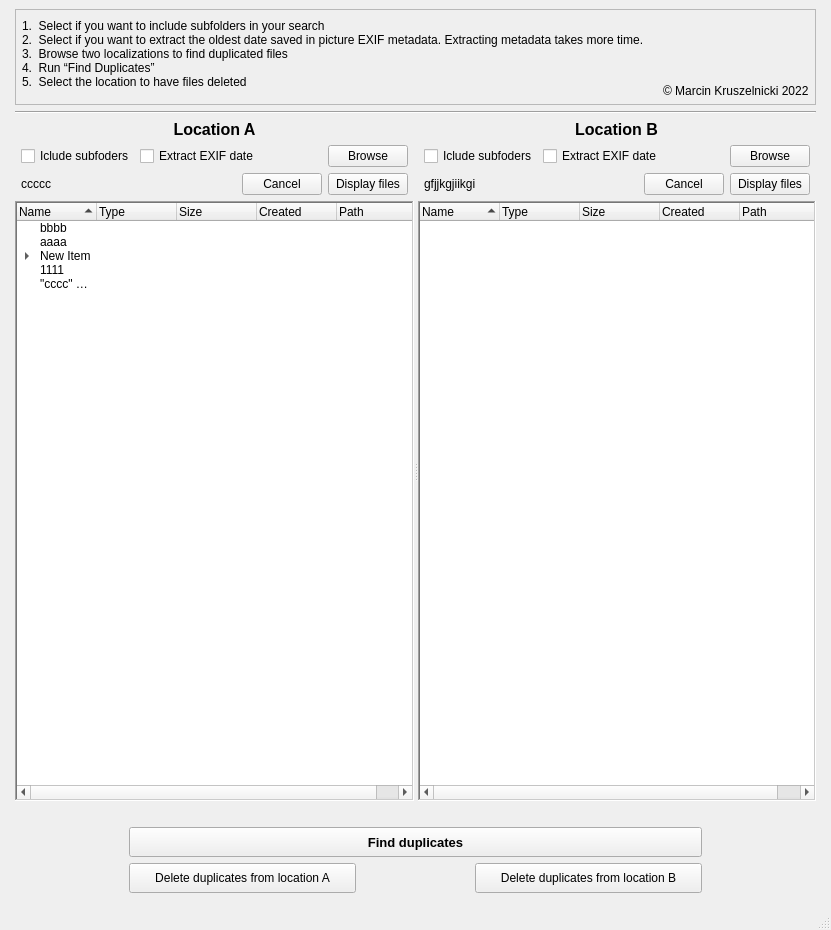
<?xml version="1.0" encoding="UTF-8"?>
<ui version="4.0">
 <class>MainWindow</class>
 <widget class="QMainWindow" name="MainWindow">
  <property name="enabled">
   <bool>true</bool>
  </property>
  <property name="geometry">
   <rect>
    <x>0</x>
    <y>0</y>
    <width>831</width>
    <height>930</height>
   </rect>
  </property>
  <property name="sizePolicy">
   <sizepolicy hsizetype="Expanding" vsizetype="Expanding">
    <horstretch>0</horstretch>
    <verstretch>0</verstretch>
   </sizepolicy>
  </property>
  <property name="windowTitle">
   <string>File Duplicates Editor</string>
  </property>
  <property name="locale">
   <locale language="English" country="UnitedKingdom"/>
  </property>
  <widget class="QWidget" name="centralwidget">
   <layout class="QVBoxLayout" name="verticalLayout_8">
    <item>
     <layout class="QVBoxLayout" name="verticalLayout_7">
      <property name="leftMargin">
       <number>6</number>
      </property>
      <property name="rightMargin">
       <number>6</number>
      </property>
      <property name="bottomMargin">
       <number>6</number>
      </property>
      <item>
       <widget class="QFrame" name="frame">
        <property name="sizePolicy">
         <sizepolicy hsizetype="Preferred" vsizetype="Maximum">
          <horstretch>0</horstretch>
          <verstretch>0</verstretch>
         </sizepolicy>
        </property>
        <property name="maximumSize">
         <size>
          <width>16777215</width>
          <height>96</height>
         </size>
        </property>
        <property name="frameShape">
         <enum>QFrame::StyledPanel</enum>
        </property>
        <property name="frameShadow">
         <enum>QFrame::Raised</enum>
        </property>
        <layout class="QHBoxLayout" name="horizontalLayout_8">
         <property name="spacing">
          <number>0</number>
         </property>
         <property name="leftMargin">
          <number>6</number>
         </property>
         <property name="topMargin">
          <number>0</number>
         </property>
         <property name="rightMargin">
          <number>6</number>
         </property>
         <property name="bottomMargin">
          <number>6</number>
         </property>
         <item alignment="Qt::AlignVCenter">
          <widget class="QLabel" name="label_7">
           <property name="sizePolicy">
            <sizepolicy hsizetype="Expanding" vsizetype="Maximum">
             <horstretch>0</horstretch>
             <verstretch>0</verstretch>
            </sizepolicy>
           </property>
           <property name="maximumSize">
            <size>
             <width>15000</width>
             <height>92</height>
            </size>
           </property>
           <property name="text">
            <string>1.  Select if you want to include subfolders in your search
2.  Select if you want to extract the oldest date saved in picture EXIF metadata. Extracting metadata takes more time. 
3.  Browse two localizations to find duplicated files
4.  Run “Find Duplicates”
5.  Select the location to have files deleted</string>
           </property>
           <property name="textFormat">
            <enum>Qt::AutoText</enum>
           </property>
           <property name="wordWrap">
            <bool>true</bool>
           </property>
           <property name="margin">
            <number>0</number>
           </property>
           <property name="indent">
            <number>0</number>
           </property>
           <property name="openExternalLinks">
            <bool>false</bool>
           </property>
          </widget>
         </item>
         <item alignment="Qt::AlignBottom">
          <widget class="QLabel" name="label_12">
           <property name="text">
            <string>© Marcin Kruszelnicki 2022</string>
           </property>
          </widget>
         </item>
        </layout>
       </widget>
      </item>
      <item>
       <widget class="Line" name="line">
        <property name="orientation">
         <enum>Qt::Horizontal</enum>
        </property>
       </widget>
      </item>
      <item>
       <widget class="QSplitter" name="splitter">
        <property name="orientation">
         <enum>Qt::Horizontal</enum>
        </property>
        <widget class="QWidget" name="verticalLayoutWidget">
         <layout class="QVBoxLayout" name="verticalLayout">
          <item>
           <layout class="QHBoxLayout" name="horizontalLayout_3" stretch="0">
            <property name="leftMargin">
             <number>6</number>
            </property>
            <property name="topMargin">
             <number>0</number>
            </property>
            <property name="rightMargin">
             <number>6</number>
            </property>
            <item>
             <widget class="QLabel" name="label">
              <property name="text">
               <string>&lt;html&gt;&lt;head/&gt;&lt;body&gt;&lt;p align=&quot;center&quot;&gt;&lt;span style=&quot; font-size:12pt; font-weight:600;&quot;&gt;Location A&lt;/span&gt;&lt;/p&gt;&lt;/body&gt;&lt;/html&gt;</string>
              </property>
             </widget>
            </item>
           </layout>
          </item>
          <item>
           <layout class="QHBoxLayout" name="horizontalLayout_6" stretch="0,0,0,0">
            <property name="leftMargin">
             <number>6</number>
            </property>
            <property name="topMargin">
             <number>0</number>
            </property>
            <property name="rightMargin">
             <number>6</number>
            </property>
            <item>
             <widget class="QCheckBox" name="subfolders_A">
              <property name="cursor">
               <cursorShape>PointingHandCursor</cursorShape>
              </property>
              <property name="toolTip">
               <string/>
              </property>
              <property name="text">
               <string>Iclude subfoders</string>
              </property>
             </widget>
            </item>
            <item>
             <widget class="QCheckBox" name="find_EXIF_A">
              <property name="cursor">
               <cursorShape>PointingHandCursor</cursorShape>
              </property>
              <property name="toolTip">
               <string>&lt;html&gt;&lt;head/&gt;&lt;body&gt;&lt;p&gt;It might take much longer to search for duplicates with this option on &lt;/p&gt;&lt;/body&gt;&lt;/html&gt;</string>
              </property>
              <property name="text">
               <string>Extract EXIF date</string>
              </property>
             </widget>
            </item>
            <item>
             <widget class="QLabel" name="path_label_A_2">
              <property name="text">
               <string/>
              </property>
             </widget>
            </item>
            <item>
             <widget class="QPushButton" name="Browse_A">
              <property name="sizePolicy">
               <sizepolicy hsizetype="Fixed" vsizetype="Fixed">
                <horstretch>0</horstretch>
                <verstretch>0</verstretch>
               </sizepolicy>
              </property>
              <property name="cursor">
               <cursorShape>PointingHandCursor</cursorShape>
              </property>
              <property name="text">
               <string>Browse</string>
              </property>
              <property name="default">
               <bool>false</bool>
              </property>
              <property name="flat">
               <bool>false</bool>
              </property>
             </widget>
            </item>
           </layout>
          </item>
          <item>
           <layout class="QHBoxLayout" name="horizontalLayout_4" stretch="0,0,0">
            <property name="leftMargin">
             <number>6</number>
            </property>
            <property name="topMargin">
             <number>0</number>
            </property>
            <property name="rightMargin">
             <number>6</number>
            </property>
            <item>
             <widget class="QLabel" name="path_label_A">
              <property name="text">
               <string>ccccc</string>
              </property>
              <property name="wordWrap">
               <bool>true</bool>
              </property>
              <property name="openExternalLinks">
               <bool>true</bool>
              </property>
             </widget>
            </item>
            <item>
             <widget class="QPushButton" name="cancel_A">
              <property name="sizePolicy">
               <sizepolicy hsizetype="Fixed" vsizetype="Fixed">
                <horstretch>0</horstretch>
                <verstretch>0</verstretch>
               </sizepolicy>
              </property>
              <property name="cursor">
               <cursorShape>PointingHandCursor</cursorShape>
              </property>
              <property name="text">
               <string>Cancel</string>
              </property>
              <property name="default">
               <bool>false</bool>
              </property>
              <property name="flat">
               <bool>false</bool>
              </property>
             </widget>
            </item>
            <item>
             <widget class="QPushButton" name="display_files_A">
              <property name="sizePolicy">
               <sizepolicy hsizetype="Fixed" vsizetype="Fixed">
                <horstretch>0</horstretch>
                <verstretch>0</verstretch>
               </sizepolicy>
              </property>
              <property name="cursor">
               <cursorShape>PointingHandCursor</cursorShape>
              </property>
              <property name="text">
               <string>Display files</string>
              </property>
              <property name="default">
               <bool>false</bool>
              </property>
              <property name="flat">
               <bool>false</bool>
              </property>
             </widget>
            </item>
           </layout>
          </item>
          <item>
           <widget class="QTreeWidget" name="tree_A">
            <property name="enabled">
             <bool>true</bool>
            </property>
            <property name="contextMenuPolicy">
             <enum>Qt::NoContextMenu</enum>
            </property>
            <property name="acceptDrops">
             <bool>true</bool>
            </property>
            <property name="layoutDirection">
             <enum>Qt::LeftToRight</enum>
            </property>
            <property name="autoFillBackground">
             <bool>false</bool>
            </property>
            <property name="styleSheet">
             <string notr="true"/>
            </property>
            <property name="frameShape">
             <enum>QFrame::WinPanel</enum>
            </property>
            <property name="lineWidth">
             <number>1</number>
            </property>
            <property name="midLineWidth">
             <number>0</number>
            </property>
            <property name="sizeAdjustPolicy">
             <enum>QAbstractScrollArea::AdjustIgnored</enum>
            </property>
            <property name="editTriggers">
             <set>QAbstractItemView::DoubleClicked|QAbstractItemView::EditKeyPressed</set>
            </property>
            <property name="showDropIndicator" stdset="0">
             <bool>true</bool>
            </property>
            <property name="selectionMode">
             <enum>QAbstractItemView::MultiSelection</enum>
            </property>
            <property name="selectionBehavior">
             <enum>QAbstractItemView::SelectRows</enum>
            </property>
            <property name="iconSize">
             <size>
              <width>16</width>
              <height>16</height>
             </size>
            </property>
            <property name="rootIsDecorated">
             <bool>true</bool>
            </property>
            <property name="itemsExpandable">
             <bool>true</bool>
            </property>
            <property name="sortingEnabled">
             <bool>true</bool>
            </property>
            <property name="animated">
             <bool>true</bool>
            </property>
            <property name="allColumnsShowFocus">
             <bool>true</bool>
            </property>
            <property name="wordWrap">
             <bool>true</bool>
            </property>
            <property name="columnCount">
             <number>5</number>
            </property>
            <attribute name="headerVisible">
             <bool>true</bool>
            </attribute>
            <attribute name="headerCascadingSectionResizes">
             <bool>false</bool>
            </attribute>
            <attribute name="headerMinimumSectionSize">
             <number>30</number>
            </attribute>
            <attribute name="headerDefaultSectionSize">
             <number>80</number>
            </attribute>
            <attribute name="headerHighlightSections">
             <bool>false</bool>
            </attribute>
            <attribute name="headerShowSortIndicator" stdset="0">
             <bool>true</bool>
            </attribute>
            <attribute name="headerStretchLastSection">
             <bool>true</bool>
            </attribute>
            <column>
             <property name="text">
              <string>Name</string>
             </property>
            </column>
            <column>
             <property name="text">
              <string>Type</string>
             </property>
            </column>
            <column>
             <property name="text">
              <string>Size</string>
             </property>
            </column>
            <column>
             <property name="text">
              <string>Created</string>
             </property>
            </column>
            <column>
             <property name="text">
              <string>Path</string>
             </property>
            </column>
            <item>
             <property name="text">
              <string>New Item</string>
             </property>
             <property name="text">
              <string/>
             </property>
             <property name="text">
              <string/>
             </property>
             <property name="text">
              <string/>
             </property>
             <property name="text">
              <string/>
             </property>
             <item>
              <property name="text">
               <string>New Subitem</string>
              </property>
              <property name="text">
               <string/>
              </property>
              <property name="text">
               <string/>
              </property>
              <property name="text">
               <string/>
              </property>
              <property name="text">
               <string/>
              </property>
             </item>
            </item>
            <item>
             <property name="text">
              <string>bbbb</string>
             </property>
            </item>
            <item>
             <property name="text">
              <string>aaaa</string>
             </property>
            </item>
            <item>
             <property name="text">
              <string>1111</string>
             </property>
            </item>
            <item>
             <property name="text">
              <string>&quot;cccc&quot; &quot;dup&quot;</string>
             </property>
             <property name="textAlignment">
              <set>AlignTrailing|AlignVCenter</set>
             </property>
            </item>
           </widget>
          </item>
          <item alignment="Qt::AlignLeft">
           <widget class="QLabel" name="label_A">
            <property name="minimumSize">
             <size>
              <width>60</width>
              <height>0</height>
             </size>
            </property>
            <property name="text">
             <string/>
            </property>
           </widget>
          </item>
         </layout>
        </widget>
        <widget class="QWidget" name="verticalLayoutWidget_2">
         <layout class="QVBoxLayout" name="verticalLayout_3">
          <item>
           <layout class="QHBoxLayout" name="horizontalLayout_2" stretch="1">
            <property name="leftMargin">
             <number>6</number>
            </property>
            <property name="topMargin">
             <number>0</number>
            </property>
            <property name="rightMargin">
             <number>6</number>
            </property>
            <item alignment="Qt::AlignHCenter">
             <widget class="QLabel" name="label_2">
              <property name="text">
               <string>&lt;html&gt;&lt;head/&gt;&lt;body&gt;&lt;p align=&quot;center&quot;&gt;&lt;span style=&quot; font-size:12pt; font-weight:600;&quot;&gt;Location B&lt;/span&gt;&lt;/p&gt;&lt;/body&gt;&lt;/html&gt;</string>
              </property>
             </widget>
            </item>
           </layout>
          </item>
          <item>
           <layout class="QHBoxLayout" name="horizontalLayout_10" stretch="0,0,0,0">
            <property name="leftMargin">
             <number>6</number>
            </property>
            <property name="topMargin">
             <number>0</number>
            </property>
            <property name="rightMargin">
             <number>6</number>
            </property>
            <item>
             <widget class="QCheckBox" name="subfolders_B">
              <property name="cursor">
               <cursorShape>PointingHandCursor</cursorShape>
              </property>
              <property name="toolTip">
               <string/>
              </property>
              <property name="text">
               <string>Iclude subfoders</string>
              </property>
             </widget>
            </item>
            <item>
             <widget class="QCheckBox" name="find_EXIF_B">
              <property name="cursor">
               <cursorShape>PointingHandCursor</cursorShape>
              </property>
              <property name="toolTip">
               <string>&lt;html&gt;&lt;head/&gt;&lt;body&gt;&lt;p&gt;It might take much longer to search for duplicates with this option on &lt;/p&gt;&lt;/body&gt;&lt;/html&gt;</string>
              </property>
              <property name="text">
               <string>Extract EXIF date</string>
              </property>
             </widget>
            </item>
            <item>
             <widget class="QLabel" name="path_label_B_2">
              <property name="text">
               <string/>
              </property>
             </widget>
            </item>
            <item>
             <widget class="QPushButton" name="Browse_B">
              <property name="sizePolicy">
               <sizepolicy hsizetype="Fixed" vsizetype="Fixed">
                <horstretch>0</horstretch>
                <verstretch>0</verstretch>
               </sizepolicy>
              </property>
              <property name="cursor">
               <cursorShape>PointingHandCursor</cursorShape>
              </property>
              <property name="text">
               <string>Browse</string>
              </property>
              <property name="default">
               <bool>false</bool>
              </property>
              <property name="flat">
               <bool>false</bool>
              </property>
             </widget>
            </item>
           </layout>
          </item>
          <item>
           <layout class="QHBoxLayout" name="horizontalLayout_5" stretch="0,0,0">
            <property name="leftMargin">
             <number>6</number>
            </property>
            <property name="topMargin">
             <number>0</number>
            </property>
            <property name="rightMargin">
             <number>6</number>
            </property>
            <item alignment="Qt::AlignLeft">
             <widget class="QLabel" name="path_label_B">
              <property name="text">
               <string>gfjjkgjiikgi</string>
              </property>
              <property name="alignment">
               <set>Qt::AlignLeading|Qt::AlignLeft|Qt::AlignVCenter</set>
              </property>
             </widget>
            </item>
            <item>
             <widget class="QPushButton" name="cancel_B">
              <property name="sizePolicy">
               <sizepolicy hsizetype="Fixed" vsizetype="Fixed">
                <horstretch>0</horstretch>
                <verstretch>0</verstretch>
               </sizepolicy>
              </property>
              <property name="cursor">
               <cursorShape>PointingHandCursor</cursorShape>
              </property>
              <property name="text">
               <string>Cancel</string>
              </property>
              <property name="default">
               <bool>false</bool>
              </property>
              <property name="flat">
               <bool>false</bool>
              </property>
             </widget>
            </item>
            <item>
             <widget class="QPushButton" name="display_files_B">
              <property name="sizePolicy">
               <sizepolicy hsizetype="Fixed" vsizetype="Fixed">
                <horstretch>0</horstretch>
                <verstretch>0</verstretch>
               </sizepolicy>
              </property>
              <property name="cursor">
               <cursorShape>PointingHandCursor</cursorShape>
              </property>
              <property name="text">
               <string>Display files</string>
              </property>
              <property name="default">
               <bool>false</bool>
              </property>
              <property name="flat">
               <bool>false</bool>
              </property>
             </widget>
            </item>
           </layout>
          </item>
          <item>
           <widget class="QTreeWidget" name="tree_B">
            <property name="enabled">
             <bool>true</bool>
            </property>
            <property name="sizePolicy">
             <sizepolicy hsizetype="Expanding" vsizetype="Expanding">
              <horstretch>0</horstretch>
              <verstretch>0</verstretch>
             </sizepolicy>
            </property>
            <property name="cursor" stdset="0">
             <cursorShape>ArrowCursor</cursorShape>
            </property>
            <property name="contextMenuPolicy">
             <enum>Qt::NoContextMenu</enum>
            </property>
            <property name="layoutDirection">
             <enum>Qt::LeftToRight</enum>
            </property>
            <property name="frameShape">
             <enum>QFrame::WinPanel</enum>
            </property>
            <property name="alternatingRowColors">
             <bool>true</bool>
            </property>
            <property name="selectionMode">
             <enum>QAbstractItemView::MultiSelection</enum>
            </property>
            <property name="iconSize">
             <size>
              <width>16</width>
              <height>16</height>
             </size>
            </property>
            <property name="sortingEnabled">
             <bool>true</bool>
            </property>
            <property name="animated">
             <bool>true</bool>
            </property>
            <property name="allColumnsShowFocus">
             <bool>true</bool>
            </property>
            <property name="wordWrap">
             <bool>true</bool>
            </property>
            <attribute name="headerMinimumSectionSize">
             <number>30</number>
            </attribute>
            <attribute name="headerDefaultSectionSize">
             <number>80</number>
            </attribute>
            <attribute name="headerHighlightSections">
             <bool>true</bool>
            </attribute>
            <column>
             <property name="text">
              <string>Name</string>
             </property>
            </column>
            <column>
             <property name="text">
              <string>Type</string>
             </property>
            </column>
            <column>
             <property name="text">
              <string>Size</string>
             </property>
            </column>
            <column>
             <property name="text">
              <string>Created</string>
             </property>
            </column>
            <column>
             <property name="text">
              <string>Path</string>
             </property>
            </column>
           </widget>
          </item>
          <item alignment="Qt::AlignLeft">
           <widget class="QLabel" name="label_B">
            <property name="minimumSize">
             <size>
              <width>60</width>
              <height>0</height>
             </size>
            </property>
            <property name="text">
             <string/>
            </property>
           </widget>
          </item>
         </layout>
        </widget>
       </widget>
      </item>
      <item>
       <layout class="QHBoxLayout" name="horizontalLayout_9" stretch="1,5,1">
        <item>
         <spacer name="horizontalSpacer_2">
          <property name="orientation">
           <enum>Qt::Horizontal</enum>
          </property>
          <property name="sizeHint" stdset="0">
           <size>
            <width>40</width>
            <height>20</height>
           </size>
          </property>
         </spacer>
        </item>
        <item>
         <widget class="QPushButton" name="find_duplicates">
          <property name="minimumSize">
           <size>
            <width>0</width>
            <height>30</height>
           </size>
          </property>
          <property name="font">
           <font>
            <pointsize>10</pointsize>
            <weight>75</weight>
            <bold>true</bold>
           </font>
          </property>
          <property name="cursor">
           <cursorShape>PointingHandCursor</cursorShape>
          </property>
          <property name="text">
           <string>Find duplicates</string>
          </property>
         </widget>
        </item>
        <item>
         <spacer name="horizontalSpacer">
          <property name="orientation">
           <enum>Qt::Horizontal</enum>
          </property>
          <property name="sizeHint" stdset="0">
           <size>
            <width>40</width>
            <height>20</height>
           </size>
          </property>
         </spacer>
        </item>
       </layout>
      </item>
      <item>
       <layout class="QHBoxLayout" name="horizontalLayout_7" stretch="1,2,1,2,1">
        <item>
         <spacer name="horizontalSpacer_4">
          <property name="orientation">
           <enum>Qt::Horizontal</enum>
          </property>
          <property name="sizeHint" stdset="0">
           <size>
            <width>40</width>
            <height>20</height>
           </size>
          </property>
         </spacer>
        </item>
        <item>
         <widget class="QPushButton" name="delete_A">
          <property name="sizePolicy">
           <sizepolicy hsizetype="Expanding" vsizetype="Fixed">
            <horstretch>0</horstretch>
            <verstretch>0</verstretch>
           </sizepolicy>
          </property>
          <property name="maximumSize">
           <size>
            <width>16777215</width>
            <height>30</height>
           </size>
          </property>
          <property name="cursor">
           <cursorShape>PointingHandCursor</cursorShape>
          </property>
          <property name="text">
           <string>Delete duplicates from location A</string>
          </property>
          <property name="default">
           <bool>false</bool>
          </property>
          <property name="flat">
           <bool>false</bool>
          </property>
         </widget>
        </item>
        <item>
         <spacer name="horizontalSpacer_6">
          <property name="orientation">
           <enum>Qt::Horizontal</enum>
          </property>
          <property name="sizeHint" stdset="0">
           <size>
            <width>40</width>
            <height>20</height>
           </size>
          </property>
         </spacer>
        </item>
        <item>
         <widget class="QPushButton" name="delete_B">
          <property name="sizePolicy">
           <sizepolicy hsizetype="Expanding" vsizetype="Fixed">
            <horstretch>0</horstretch>
            <verstretch>0</verstretch>
           </sizepolicy>
          </property>
          <property name="maximumSize">
           <size>
            <width>16777215</width>
            <height>30</height>
           </size>
          </property>
          <property name="cursor">
           <cursorShape>PointingHandCursor</cursorShape>
          </property>
          <property name="text">
           <string>Delete duplicates from location B</string>
          </property>
          <property name="default">
           <bool>false</bool>
          </property>
          <property name="flat">
           <bool>false</bool>
          </property>
         </widget>
        </item>
        <item>
         <spacer name="horizontalSpacer_3">
          <property name="orientation">
           <enum>Qt::Horizontal</enum>
          </property>
          <property name="sizeHint" stdset="0">
           <size>
            <width>40</width>
            <height>20</height>
           </size>
          </property>
         </spacer>
        </item>
       </layout>
      </item>
     </layout>
    </item>
   </layout>
  </widget>
  <widget class="QStatusBar" name="statusbar"/>
 </widget>
 <tabstops>
  <tabstop>find_duplicates</tabstop>
  <tabstop>delete_A</tabstop>
  <tabstop>delete_B</tabstop>
 </tabstops>
 <resources/>
 <connections/>
</ui>
